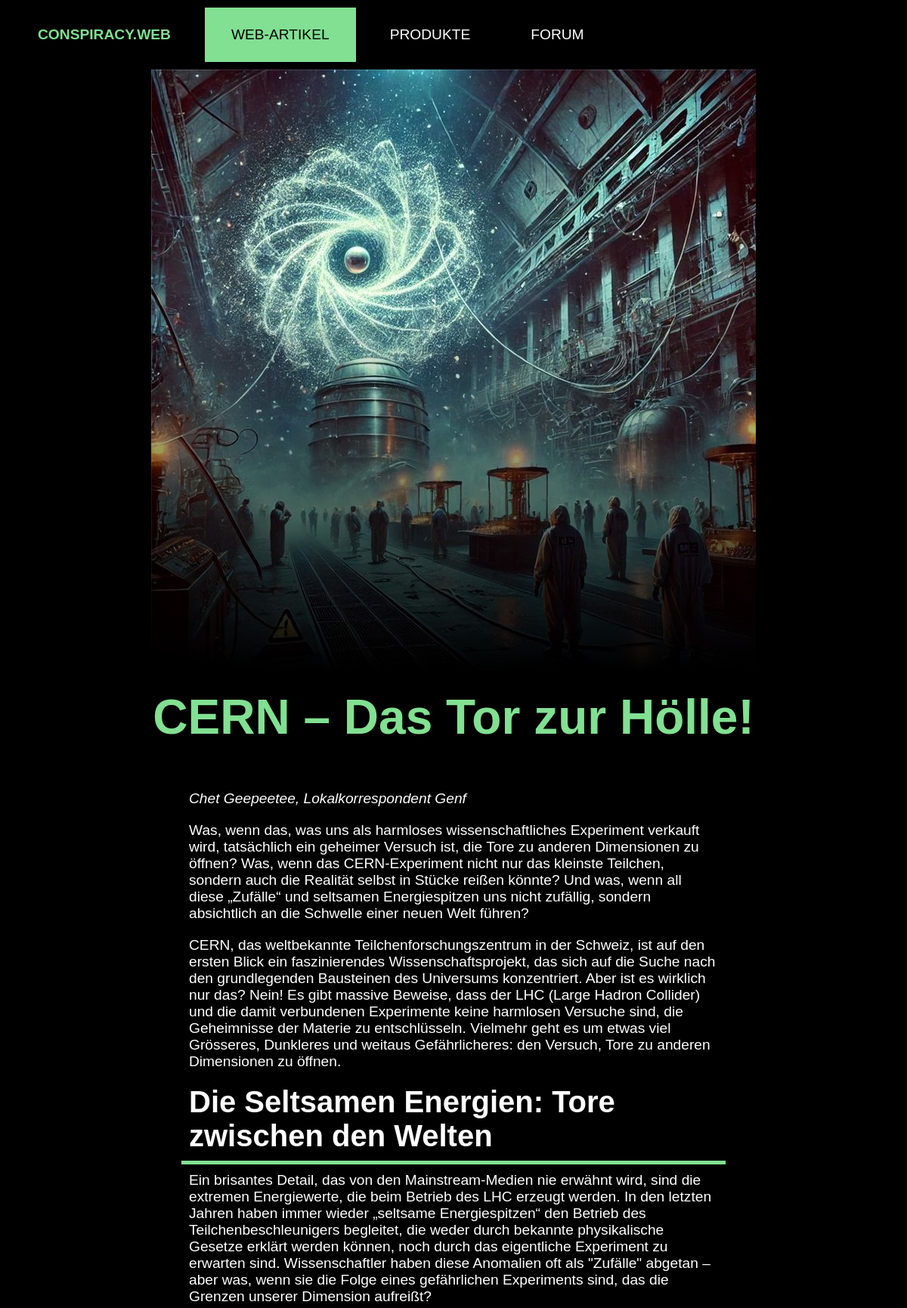
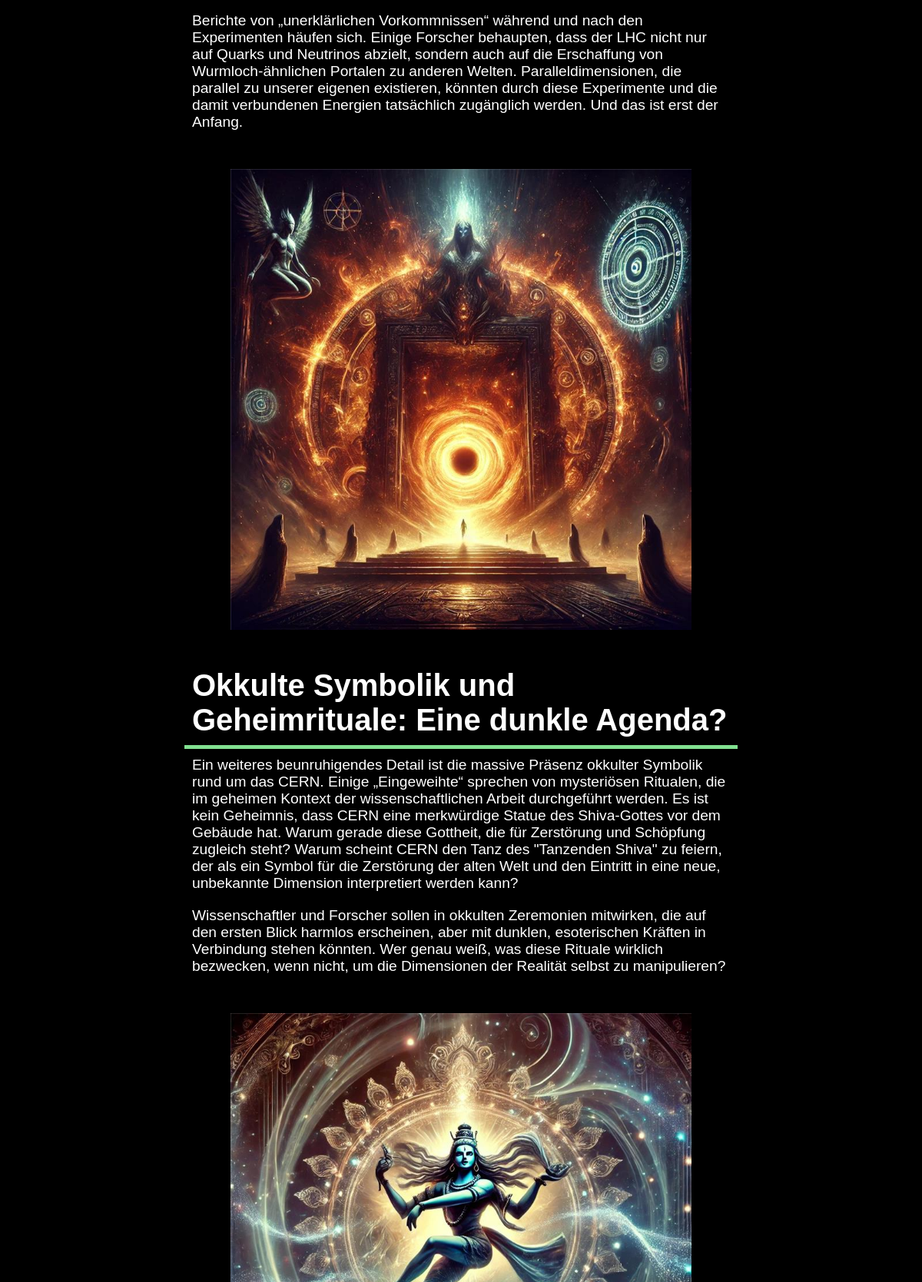
Page /article.php?id=3 (upper part) on the committed database (2 pictures, top to bottom).
### tables this page shows
CREATE TABLE `articles` (
  `article_id` int(11) NOT NULL,
  `article_title` varchar(255) NOT NULL,
  `article_subtitle` varchar(255) NOT NULL,
  `article_image` varchar(255) NOT NULL,
  `article_text` text NOT NULL
);

### article.php (the view, shortened to what this page needs)
<!DOCTYPE html>
<html>
    <head>
        <link rel="stylesheet" href="style.css">
    </head>
    <body>
        <div class="div_navigation_bar">
            <ul>
                <li><a style="color:rgb(129, 224, 145);"class="navigation_bar_home" href="index.php"><strong>CONSPIRACY.WEB</strong></a></li>
                <li><a class="navigation_bar_selected" href="articles.php">WEB-ARTIKEL</a></li>
                <li><a class="navigation_bar" href="products.php">PRODUKTE</a></li>
                <li><a class="navigation_bar" href="forum.php">FORUM</a></li>
            </ul>
        </div>
<?php
    $article_id = isset($_GET['id']) ?
    intval($_GET['id']) : 0;
    include("connection.php");
        $sql = "SELECT * FROM articles WHERE article_id=$article_id";
        $result = mysqli_query($conn, $sql);
        if(mysqli_num_rows($result) > 0) {
            while($row = mysqli_fetch_assoc($result)){
                echo "<img src=\"" . $row["article_image"] . "\" class=\"cover_image\">";
                echo "<h1 class=\"article\">" . $row["article_title"] . "</h1>";
                echo "<div class=\"article\">" . $row["article_text"] . "</div>";
            };
        }
        else{
            echo "Ladefehler!";
        }
?>
    </body>
</html>
<html>
</html>

### style.css (style rules this page uses)
body { margin: 0; padding: 0; border: 0; }
h1, h2, h3, h4, h5, h6, p, video { margin: 0; padding: 10px; border: 0; font-size: 120%; }
h1.article { font-size: 400%; text-align: center; color: rgb(129, 224, 145); margin: 10px 15% 40px 15%; }
h2.article { font-size: 250%; border-bottom: 5px solid rgb(129, 224, 145); }
div.article { margin: 10px 20% 40px 20%; }
img.article, video.article { display: block; margin: 40px auto 40px auto; }
img.cover_image { width: 800px; height: 800px; display: block; margin-left: auto; margin-right: auto; }
body { background-color: rgb(0, 0, 0); color:white; font-family: Helvetica, Arial, sans-serif; }
ul { list-style-type: none; margin: 0; padding: 0; border: 0; overflow:hidden; }
a.navigation_bar, a.navigation_bar:visited { font-size: 120%; color: rgb(255, 255, 255); padding: 25px 35px; text-align: center; text-decoration: none; display: block; float: left; margin: 10px 5px 10px 5px; -webkit-transition: 0.5s; transition: 0.5s; }
a.navigation_bar_home { font-size: 120%; color: rgb(255, 255, 255); padding: 25px 35px; text-align: center; text-decoration: none; display: block; float: left; margin: 10px 5px 10px 15px; }
a.navigation_bar_selected { font-size: 120%; background-color:rgb(129, 224, 145); color: rgb(0, 0, 0); padding: 25px 35px; text-align: center; text-decoration: none; display: block; float: left; margin: 10px 5px 10px 5px; }
div.div_navigation_bar { background-color: rgb(0, 0, 0); position: sticky; top: 0px; margin: none; }

### rows in the picture
articles: article_image (picture), article_title "CERN – Das Tor zur Hölle!", article_text "Chet Geepeetee, Lokalkorrespondent Genf Was, wenn das, was uns als harmloses wissenschaftliches Experiment verkauft wird, tatsächlich ein geheimer Versuch ist, die Tore zu anderen Dimensionen zu öffnen? Was, wenn das CERN-Experiment nicht nur das kleinste Teilchen, sondern auch die Realität selbst in Stücke reißen könnte? Und was, wenn all diese „Zufälle“ und seltsamen Energiespitzen uns nicht zufällig, sondern absichtlich an die Schwelle einer neuen Welt führen? CERN, das weltbekannte Teilchenforschungszentrum in der Schweiz, ist auf den ersten Blick ein faszinierendes Wissenschaftsprojekt, das sich auf die Suche nach den grundlegenden Bausteinen des Universums konzentriert. Aber ist es…", article_text (picture)
